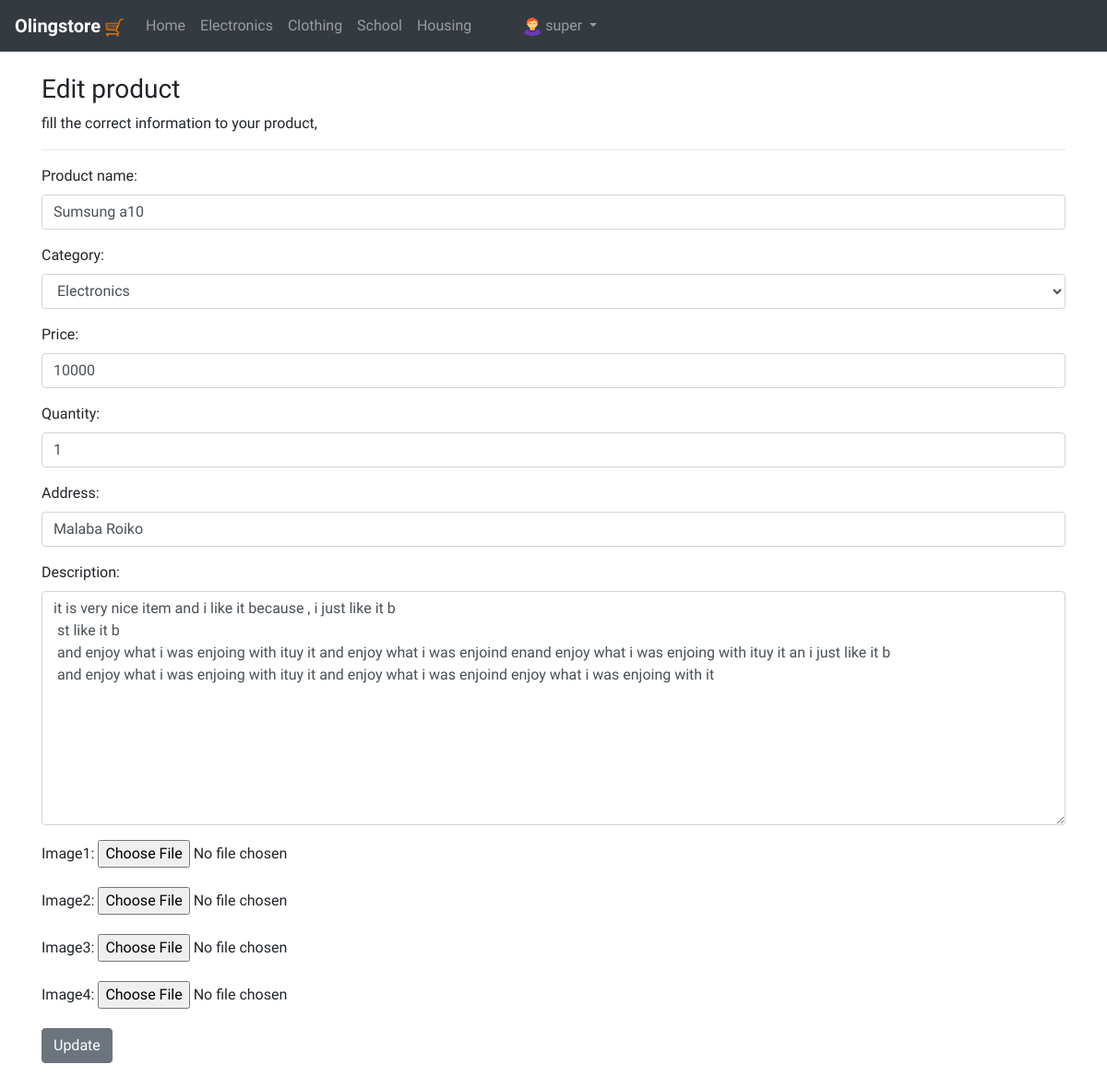
Page /Edit_product/37/ (signed in) on the committed database.
### myaccount/models.py (models this page shows, shortened)
class Products(models.Model):
    product_name=models.CharField(max_length=255)
    category=models.CharField(max_length=255)
    price=models.CharField(max_length=255)
    address=models.CharField(max_length=255)
    quantity=models.CharField(max_length=255)
    user=models.ForeignKey(User,on_delete=models.CASCADE)
    description=models.TextField()
    date=models.DateTimeField(auto_now_add=True)
    image1=models.ImageField(blank=True,null=True)
    image2=models.ImageField(blank=True,null=True)
    image3=models.ImageField(blank=True,null=True)
    image4=models.ImageField(blank=True,null=True)

### myaccount/views.py (the view)
# urls.py: path('Edit_product/<int:pk>/',views.EditProduct.as_view(),name='editproduct'),
class EditProduct(generic.UpdateView):
    model=Products
    form_class=AddProductForm
    context_object_name='product'
    template_name='myaccount/edit_product.html'
    success_url=reverse_lazy('myaccount')

### myaccount/forms.py
class AddProductForm(forms.ModelForm):
    class Meta:
         model=Products
         fields=("product_name","category","price","quantity","user","address","description","image1","image2","image3","image4")
         widgets = {
             "product_name":forms.TextInput(attrs={'class':'form-control'}),
             "category":forms.Select(choices=categories, attrs={'class':'form-control'}),
             "price":forms.TextInput(attrs={'class':'form-control'}),
             "quantity":forms.TextInput(attrs={'class':'form-control'}),
             "user":forms.TextInput(attrs={'class':'form-control','id':'user','type':'hidden'}),
             "address":forms.TextInput(attrs={'class':'form-control'}),
             "description":forms.Textarea(attrs={'class':'form-control'}),
             "image1":forms.FileInput(attrs={'class':'file-control'}),
             "image2":forms.FileInput(attrs={'class':'file-control'}),
             "image3":forms.FileInput(attrs={'class':'file-control'}),
             "image4":forms.FileInput(attrs={'class':'file-control'}),
         }

### myaccount/templates/myaccount/edit_product.html (shortened to what this page needs)
{% extends 'baseapp/main.html' %}
{% block content %}
<br>
<div class="container" style="margin-bottom: 40px;">
  <div class="form-group">
    <form action="" class="form" method="POST" enctype="multipart/form-data">
        <h3>Edit product</h3>
        <p>fill the correct information to your product,</p>
        <hr>
        {{form.as_p}}
        <input type="submit" class="btn btn-secondary" value="Update">
    </form>
  </div>
</div>
{%endblock%}

### baseapp/templates/baseapp/navbar.html (shortened to what this page needs)
{% load static %}
<nav class="navbar navbar-expand-md bg-dark navbar-dark sticky-top">
    <a class="navbar-brand nvbrn" href="{% url 'home' %}"><strong>Olingstore <img src="{% static 'images/trowly.png' %}" alt="" width="20px" height="20px"></strong></a>
    <div class="collapse navbar-collapse" id="collapsibleNavbar">
      <ul class="navbar-nav">
        <li class="nav-item">
          <a class="nav-link" href="{% url 'home' %}">Home</a>
        </li>
        <li class="nav-item">
          <a class="nav-link" href="{% url 'electronic' %}">Electronics</a>
        </li>
        <li class="nav-item">
          <a class="nav-link" href="{% url 'clothing' %}">Clothing</a>
        </li>
        <li class="nav-item">
          <a class="nav-link" href="{% url 'school' %}">School</a>
        </li>
        <li class="nav-item">
          <a class="nav-link" href="{% url 'housing' %}">Housing </a>
        </li>
          {% if user.is_authenticated %}
          <li class="nav-item dropdown" style="margin-left: 40px;">
            <a class="nav-link dropdown-toggle" href="{% url 'myaccount' %}" id="navbardrop" data-toggle="dropdown">
              <img src="{% static 'images/user.png' %}" alt="" width="20px" height="20px">
            {{user.username}}
            </a>
          </li>
          {% else %}
          <li class="nav-item" style="margin-left: 40px;">
            <a class="nav-link" href="{% url 'login' %}">Login</a>
          </li>
          {% endif %}
      </ul>
    </div>
  </nav>

### static/css/styles.css (style rules this page uses)
* { margin: 0; padding: 0; font-family: 'Rajdhani', sans-serif; font-family: 'Spartan', sans-serif; }
.nvbrn { font-family: cursive; }
body { scroll-behavior: smooth; }

### rows in the picture
Products: product_name "Sumsung a10", category "Electronics", price "10000", quantity "1", address "Malaba Roiko", description "it is very nice item and i like it because , i just like it b st like it b and enjoy what i was enjoing with ituy it and enjoy what i was enjoind enand enjoy what i was enjoing with ituy it an i just like it b and enjoy what i was enjoing with ituy it and enjoy what i was enjoind enjoy what i was enjoing with it"

### other values in the picture
{{ user.username }} "super"
